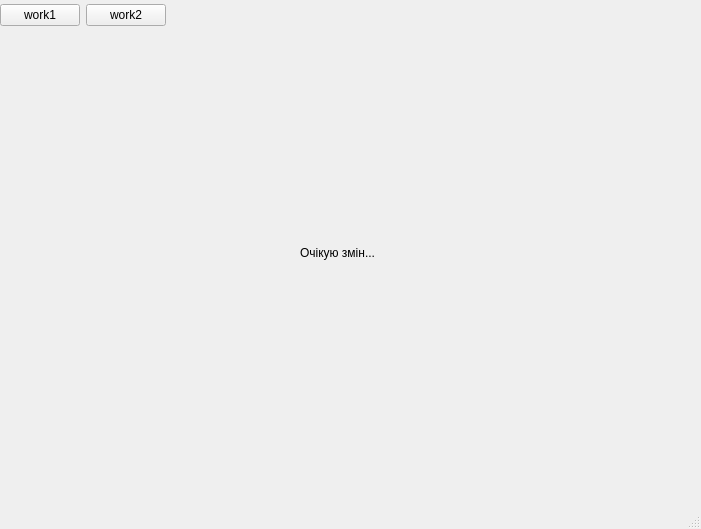
<?xml version="1.0" encoding="UTF-8"?>
<ui version="4.0">
 <class>MainWindow</class>
 <widget class="QMainWindow" name="MainWindow">
  <property name="geometry">
   <rect>
    <x>0</x>
    <y>0</y>
    <width>701</width>
    <height>529</height>
   </rect>
  </property>
  <property name="windowTitle">
   <string>MainWindow</string>
  </property>
  <widget class="QWidget" name="centralwidget">
   <widget class="QWidget" name="horizontalLayoutWidget">
    <property name="geometry">
     <rect>
      <x>0</x>
      <y>0</y>
      <width>871</width>
      <height>31</height>
     </rect>
    </property>
    <layout class="QHBoxLayout" name="horizontalLayout">
     <item>
      <widget class="QPushButton" name="work1">
       <property name="text">
        <string>work1</string>
       </property>
      </widget>
     </item>
     <item>
      <widget class="QPushButton" name="work2">
       <property name="text">
        <string>work2</string>
       </property>
      </widget>
     </item>
     <item>
      <spacer name="horizontalSpacer">
       <property name="orientation">
        <enum>Qt::Orientation::Horizontal</enum>
       </property>
       <property name="sizeType">
        <enum>QSizePolicy::Policy::Expanding</enum>
       </property>
       <property name="sizeHint" stdset="0">
        <size>
         <width>40</width>
         <height>20</height>
        </size>
       </property>
      </spacer>
     </item>
    </layout>
   </widget>
   <widget class="QLabel" name="label">
    <property name="geometry">
     <rect>
      <x>117</x>
      <y>187</y>
      <width>441</width>
      <height>131</height>
     </rect>
    </property>
    <property name="text">
     <string>Очікую змін...</string>
    </property>
    <property name="alignment">
     <set>Qt::AlignmentFlag::AlignCenter</set>
    </property>
   </widget>
  </widget>
  <widget class="QMenuBar" name="menubar">
   <property name="geometry">
    <rect>
     <x>0</x>
     <y>0</y>
     <width>701</width>
     <height>23</height>
    </rect>
   </property>
   <property name="defaultUp">
    <bool>false</bool>
   </property>
  </widget>
  <widget class="QStatusBar" name="statusbar"/>
  <action name="actionwork1">
   <property name="text">
    <string>work1</string>
   </property>
   <property name="menuRole">
    <enum>QAction::MenuRole::NoRole</enum>
   </property>
  </action>
 </widget>
 <resources/>
 <connections/>
</ui>
